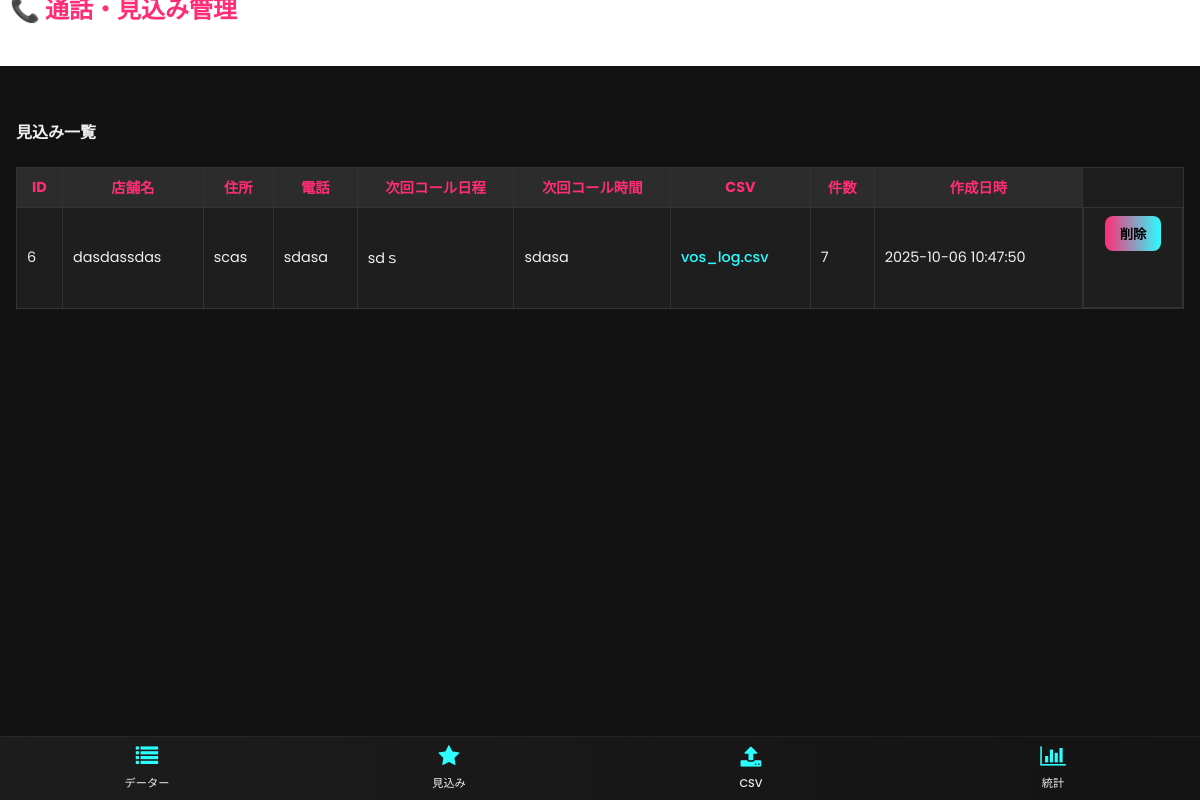
Screenshot of /prospects with the database file from the repository.
### tables this page shows
CREATE TABLE datasets (
                id INTEGER PRIMARY KEY AUTOINCREMENT,
                shop_name TEXT NOT NULL,
                address TEXT NOT NULL,
                csv_name TEXT DEFAULT NULL,
                status TEXT NOT NULL DEFAULT 'active',
                created_at TIMESTAMP DEFAULT CURRENT_TIMESTAMP
            , phone TEXT, next_call_date TEXT, next_call_time TEXT);

### src/routes.py (the view)
@bp.route("/prospects")
def list_prospects():
    with get_cursor() as cur:
        cur.execute(
            """
            SELECT d.*, COUNT(c.id) AS call_count
            FROM datasets d
            LEFT JOIN calls c ON c.dataset_id = d.id
            WHERE d.status='prospect'
            GROUP BY d.id
            ORDER BY d.created_at DESC, d.id DESC
            """
        )
        datasets = [dict(r) for r in cur.fetchall()]
    return render_template("datasets.html", title="見込み一覧", datasets=datasets, show_actions=False)

### src/db.py (called while the page is built)
def ensure_dir(path: str):
    d = os.path.dirname(path)
    if d and not os.path.exists(d):
        os.makedirs(d, exist_ok=True)

def get_connection():
    ensure_dir(DB_PATH)
    conn = sqlite3.connect(DB_PATH)
    conn.row_factory = sqlite3.Row
    return conn

@contextmanager
def get_cursor():
    conn = get_connection()
    cur = conn.cursor()
    try:
        yield cur
        conn.commit()
    finally:
        cur.close()
        conn.close()

### templates/datasets.html (shortened to what this page needs)
{% extends 'base.html' %}
{% block content %}
  <h4>{{ title }}</h4>
  {% if datasets %}
  <div style="overflow:auto">
    <table>
      <thead>
        <tr>
          <th>ID</th>
          <th>店舗名</th>
          <th>住所</th>
          <th>電話</th>
          <th>次回コール日程</th>
          <th>次回コール時間</th>
          <th>CSV</th>
          <th>件数</th>
          <th>作成日時</th>
        </tr>
      </thead>
      <tbody>
        {% for d in datasets %}
        <tr>
          <td>{{ d.id }}</td>
          <td>{{ d.shop_name }}</td>
          <td>{{ d.address }}</td>
          <td>{{ d.phone or '-' }}</td>
          <td>{{ d.next_call_date or '-' }}</td>
          <td>{{ d.next_call_time or '-' }}</td>
          <td>
            {% if d.csv_name %}
              <a href="{{ url_for('main.dataset_csv', dataset_id=d.id) }}">{{ d.csv_name }}</a>
            {% else %}
              -
            {% endif %}
          </td>
          <td>{{ d.call_count }}</td>
          <td><span class="muted">{{ d.created_at }}</span></td>
          <td class="actions">
            <form class="inline" method="post" action="{{ url_for('main.discard_dataset', dataset_id=d.id) }}" onsubmit="return confirm('このデータセットを削除しますか？');">
              <button type="submit">削除</button>
            </form>
          </td>
        </tr>
        {% endfor %}
      </tbody>
    </table>
  </div>
  {% else %}
    <p>データがありません。</p>
  {% endif %}
{% endblock %}

### templates/base.html (style rules this page uses)
:root { --color-bg: #121212; --color-panel: #1e1e1e; --color-accent1: #ff2d75; --color-accent2: #2dfdff; --color-text: #f0f0f0; }
body { margin: 0; font-family: 'Poppins', sans-serif; background-color: var(--color-bg); color: var(--color-text); font-size: 16px; }
*, *::before, *::after { box-sizing: border-box; }
a { color: var(--color-accent2); text-decoration: none; font-weight: 500; }
table { width: 100%; border-collapse: collapse; background: var(--color-panel); border: 1px solid #333; }
th, td { padding: 8px 10px; border: 1px solid #333; font-size: 0.9rem; white-space: nowrap; }
th { background: #2c2c2c; color: var(--color-accent1); }
form.inline { display: inline; }
main, .table-container, .actions, header, .nav { padding-bottom: 3.5rem; }
.actions { display: flex; justify-content: center; gap: 0.75rem; align-items: center; }
.actions .inline button { background: linear-gradient(to right, var(--color-accent1), var(--color-accent2)); color: #000; border: none; padding: 0.5rem 0.9rem; border-radius: 8px; cursor: pointer; font-weight: 600; }
.actions { width: 100%; box-sizing: border-box; }
.actions .inline { display: inline-block; margin: 0; }

### rows the page displays
datasets: id "6", shop_name "dasdassdas", address "scas", phone "sdasa", next_call_date "sdｓ", next_call_time "sdasa", csv_name "vos_log.csv", call_count "7", created_at "2025-10-06 10:47:50"

### other values shown
{{ title }} "見込み一覧"
